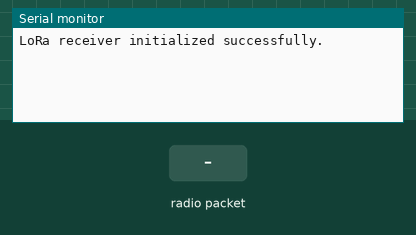
Bench run of a sketch on a simulated Arduino Uno, built with avr-gcc and run on an emulated ATmega328P. Parts: the last lines printed to the serial monitor. The test bench sets the inputs (shaded band). No radio packets arrive unless stated.

Above: at 1.2 s.
1.3 s: radio packet "1" arrives
At 1.6 s:
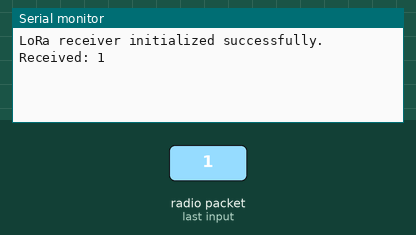
2.8 s: radio packet "0" arrives
At 4.0 s:
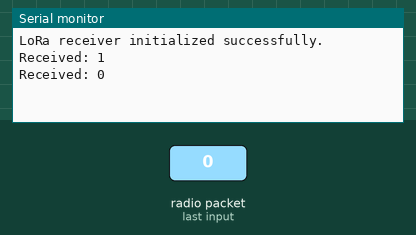
4.3 s: radio packet "2" arrives
At 5.1 s:
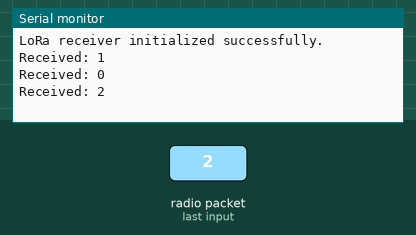

Measured:
- after the input at 1.3 s, the serial monitor: prints a new line at once (image 1)
- after the input at 2.8 s, the serial monitor: prints a new line at once (image 2)
- after the input at 4.3 s, the serial monitor: prints a new line at once (image 3)

The sketch:

receiver.ino
```cpp
#include <SPI.h>
#include <RH_RF95.h>

#define RFM95_CS 15    // Define the Chip Select (CS) pin
#define RFM95_RST 16   // Define the Reset (RST) pin
#define RFM95_INT 4    // Define the Interrupt (INT) pin

RH_RF95 rf95(RFM95_CS, RFM95_INT);

void setup() {
  Serial.begin(115200);

  // Initialize the LoRa module
  if (!rf95.init()) {
    Serial.println("LoRa initialization failed.");
    while (1);
  }

  // Setup the frequency (in Hz)
  rf95.setFrequency(915.0); // Change this to your desired frequency

  // Set receive mode
  rf95.setModeRx();

  Serial.println("LoRa receiver initialized successfully.");
}

void loop() {
  if (rf95.available()) {
    // Message received
    uint8_t buf[RH_RF95_MAX_MESSAGE_LEN];
    uint8_t len = sizeof(buf);

    if (rf95.recv(buf, &len)) {
      Serial.print("Received: ");
      Serial.println((char*)buf);
    } else {
      Serial.println("Receive failed");
    }
  }
}
```
